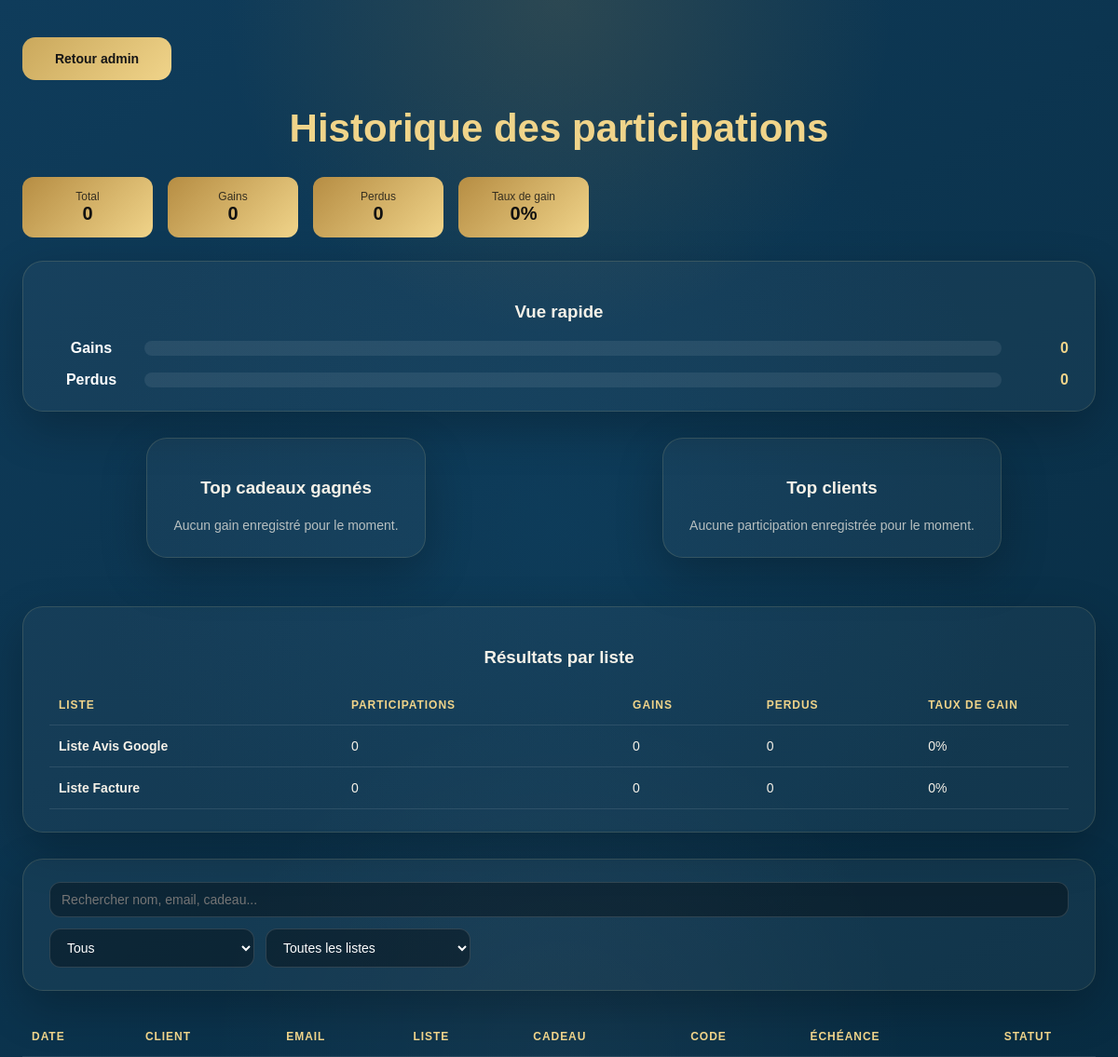
Page /admin/history on the committed database.
### tables this page shows
CREATE TABLE gift_lists (
        id INTEGER PRIMARY KEY AUTOINCREMENT,
        name TEXT NOT NULL UNIQUE,
        destination_id INTEGER,
        is_active INTEGER NOT NULL DEFAULT 1,
        created_at TEXT NOT NULL DEFAULT CURRENT_TIMESTAMP,
        FOREIGN KEY (destination_id) REFERENCES destinations(id) ON DELETE SET NULL
    );

### app.py (the view)
@app.route("/admin/history")
def admin_history():
    conn = get_db()
    c = conn.cursor()
    c.execute("""
        SELECT
            ph.first_name,
            ph.last_name,
            ph.email,
            ph.played_at,
            ph.reward_title,
            ph.reward_code,
            ph.result_type,
            ph.expires_at,
            gl.name AS gift_list_name
        FROM play_history ph
        LEFT JOIN gift_lists gl ON ph.gift_list_id = gl.id
        ORDER BY ph.played_at DESC
    """)
    data = c.fetchall()
    total_plays = len(data)
    total_wins = len([x for x in data if x["result_type"] == "win"])
    total_losses = total_plays - total_wins
    win_rate = round((total_wins / total_plays) * 100, 1) if total_plays else 0
    c.execute("""
        SELECT
            reward_title,
            COUNT(*) as total
        FROM play_history
        WHERE result_type = 'win'
        GROUP BY reward_title
        ORDER BY total DESC, reward_title ASC
        LIMIT 5
    """)
    top_gifts = c.fetchall()
    c.execute("""
        SELECT
            first_name,
            last_name,
            email,
            COUNT(*) as total
        FROM play_history
        GROUP BY first_name, last_name, email
        ORDER BY total DESC, last_name ASC, first_name ASC
        LIMIT 5
    """)
    top_clients = c.fetchall()
    c.execute("""
        SELECT
            gl.name AS gift_list_name,
            COUNT(ph.rowid) AS total_plays,
            SUM(CASE WHEN ph.result_type = 'win' THEN 1 ELSE 0 END) AS total_wins,
            SUM(CASE WHEN ph.result_type = 'lose' THEN 1 ELSE 0 END) AS total_losses
        FROM gift_lists gl
        LEFT JOIN play_history ph ON ph.gift_list_id = gl.id
        GROUP BY gl.id, gl.name
        ORDER BY gl.name ASC
    """)
    list_stats_raw = c.fetchall()
    list_stats = []
    for row in list_stats_raw:
        plays = row["total_plays"] or 0
        wins = row["total_wins"] or 0
        losses = row["total_losses"] or 0
        rate = round((wins / plays) * 100, 1) if plays else 0
        list_stats.append({
            "gift_list_name": row["gift_list_name"],
            "total_plays": plays,
            "total_wins": wins,
            "total_losses": losses,
            "win_rate": rate,
        })
    conn.close()
    return render_template(
        "admin_history.html",
        data=data,
        total_plays=total_plays,
        total_wins=total_wins,
        total_losses=total_losses,
        win_rate=win_rate,
        top_gifts=top_gifts,
        top_clients=top_clients,
        list_stats=list_stats,
        now=datetime.now().strftime("%Y-%m-%d %H:%M:%S")
    )

### app.py (called while the page is built)
def get_db():
    conn = sqlite3.connect(DB_NAME)
    conn.row_factory = sqlite3.Row
    return conn

### templates/admin_history.html (shortened to what this page needs)
<!DOCTYPE html>
<html lang="fr">
<head>
    <link rel="stylesheet" href="{{ url_for('static', filename='style.css') }}">
</head>
<body>
<div class="admin-container admin-list-detail-page">
    <div class="admin-topbar admin-detail-topbar">
        <a href="/admin" class="gold-button admin-top-button">Retour admin</a>
    </div>
    <h1>Historique des participations</h1>
    <div class="history-stats">
        <div class="stat-card">
            <span>Total</span>
            <strong>{{ total_plays }}</strong>
        </div>
        <div class="stat-card">
            <span>Gains</span>
            <strong>{{ total_wins }}</strong>
        </div>
        <div class="stat-card">
            <span>Perdus</span>
            <strong>{{ total_losses }}</strong>
        </div>
        <div class="stat-card">
            <span>Taux de gain</span>
            <strong>{{ win_rate }}%</strong>
        </div>
    </div>
    <div class="admin-section-card">
        <h3>Vue rapide</h3>
        <div class="history-chart-wrap">
            <div class="history-chart-row">
                <div class="history-chart-label">Gains</div>
                <div class="history-chart-bar-bg">
                </div>
                <div class="history-chart-value">{{ total_wins }}</div>
            </div>
            <div class="history-chart-row">
                <div class="history-chart-label">Perdus</div>
                <div class="history-chart-bar-bg">
                </div>
                <div class="history-chart-value">{{ total_losses }}</div>
            </div>
        </div>
    </div>
    <div class="history-top-grid">
        <div class="admin-section-card">
            <h3>Top cadeaux gagnés</h3>
            {% if top_gifts %}
                <div class="history-top-list">
                    {% for gift in top_gifts %}
                    <div class="history-top-item">
                        <span>{{ gift.reward_title }}</span>
                        <strong>{{ gift.total }}</strong>
                    </div>
                    {% endfor %}
                </div>
            {% else %}
                <p class="result-note">Aucun gain enregistré pour le moment.</p>
            {% endif %}
        </div>
        <div class="admin-section-card">
            <h3>Top clients</h3>
            {% if top_clients %}
                <div class="history-top-list">
                    {% for client in top_clients %}
                    <div class="history-top-item">
                        <span>{{ client.first_name }} {{ client.last_name }}</span>
                        <strong>{{ client.total }}</strong>
                    </div>
                    {% endfor %}
                </div>
            {% else %}
                <p class="result-note">Aucune participation enregistrée pour le moment.</p>
            {% endif %}
        </div>
    </div>
    <div class="admin-section-card">
        <h3>Résultats par liste</h3>
        <div class="admin-table-wrap">
            <table>
                <tr>
                    <th>Liste</th>
                    <th>Participations</th>
                    <th>Gains</th>
                    <th>Perdus</th>
                    <th>Taux de gain</th>
                </tr>
                {% for row in list_stats %}
                <tr>
                    <td><strong>{{ row.gift_list_name }}</strong></td>
                    <td>{{ row.total_plays }}</td>
                    <td>{{ row.total_wins }}</td>
                    <td>{{ row.total_losses }}</td>
                    <td>{{ row.win_rate }}%</td>
                </tr>
                {% endfor %}
            </table>
        </div>
    </div>
    <div class="admin-section-card">
        <div class="history-filters">
            <input type="text" id="historySearch" placeholder="Rechercher nom, email, cadeau..." class="history-search">
            <select id="historyStatus" class="admin-select">
                <option value="all">Tous</option>
            </select>
            <select id="historyListFilter" class="admin-select">
                <option value="all">Toutes les listes</option>
            </select>
        </div>
    </div>
    <div class="admin-table-wrap">
        <table>
            <tr>
                <th>Date</th>
                <th>Client</th>
                <th>Email</th>
                <th>Liste</th>
                <th>Cadeau</th>
                <th>Code</th>
                <th>Échéance</th>
                <th>Statut</th>
            </tr>
        </table>
    </div>
</div>
</body>
</html>

### static/style.css (style rules this page uses)
:root { --bg-1: #050505; --bg-2: #111111; --gold-1: #caa85c; --gold-2: #f0d48a; --gold-3: #8e6a2a; --gold-4: #d9bb73; --text: #f5f1e8; --muted: rgba(245, 241, 232, 0.72); --panel: rgba(255, 255, 255, 0.06); --panel-border: rgba(240, 212, 138, 0.18); --shadow: rgba(0, 0, 0, 0.45); --footer-height: 46px; }
* { box-sizing: border-box; }
html, body { margin: 0; height: 100%; scrollbar-width: none; -ms-overflow-style: none; }
body { min-height: 100vh; color: var(--text); font-family: Arial, sans-serif; background: radial-gradient(circle at top, rgba(182, 141, 67, 0.18), transparent 28%), radial-gradient(circle at bottom, rgba(255, 255, 255, 0.04), transparent 30%), radial-gradient(circle at center, rgba(20, 82, 122, 0.25), transparent 60%), linear-gradient(145deg, #0f3c5b, #082c42); display: flex; flex-direction: column; overflow-y: auto; }
input[type="text"], input[type="email"], input[type="number"], input[type="file"] { width: 100%; padding: clamp(10px, 1.2vh, 11px) clamp(12px, 1vw, 14px); border-radius: 12px; border: 1px solid rgba(255,255,255,0.14); background: rgba(0,0,0,0.35); color: white; font-size: clamp(13px, 1.2vw, 14px); outline: none; }
.launch-button, .back-link, .gold-button { display: inline-flex; align-items: center; justify-content: center; padding: 12px 22px; min-height: 46px; border: none; border-radius: 14px; background: linear-gradient(135deg, var(--gold-1), var(--gold-2)); color: #151515; font-size: 14px; font-weight: bold; text-decoration: none; cursor: pointer; transition: transform 0.2s ease, filter 0.2s ease; }
.admin-container { max-width: 1100px; margin: 40px auto; text-align: center; width: min(1100px, 94vw); }
.admin-container h1 { font-size: 42px; color: var(--gold-2); }
.admin-topbar { width: 100%; display: flex; justify-content: space-between; align-items: center; margin-bottom: 20px; }
.admin-top-button { width: auto; min-width: 160px; padding: 12px 18px; text-align: center; }
table { width: 100%; border-collapse: collapse; overflow: hidden; }
th, td { padding: 14px 10px; border-bottom: 1px solid rgba(255,255,255,0.10); text-align: left; font-size: 14px; vertical-align: middle; }
th { color: var(--gold-2); text-transform: uppercase; letter-spacing: 0.08em; font-size: 12px; }
.admin-list-detail-page { max-width: 1500px; width: min(1500px, 96vw); }
.admin-detail-topbar { justify-content: space-between; align-items: center; margin-bottom: 28px; }
.admin-section-card { max-width: 1400px; margin: 0 auto 28px; padding: 24px 28px; border-radius: 22px; background: rgba(255,255,255,0.04); border: 1px solid rgba(240,212,138,0.14); box-shadow: 0 18px 50px rgba(0,0,0,0.24); }
.admin-list-detail-page h1, .admin-list-detail-page h3 { text-align: center; }
.admin-table-wrap { width: 100%; overflow-x: auto; }
.admin-table-wrap table { width: 100%; min-width: 1200px; }
.admin-select { width: 220px; min-width: 220px; padding: 11px 14px; border-radius: 12px; border: 1px solid rgba(255,255,255,0.14); background: rgba(0,0,0,0.35); color: white; font-size: 14px; outline: none; }
.result-note { max-width: 540px; margin: 18px auto 0; line-height: 1.45; font-size: 14px; color: var(--muted); }
.history-stats { display: flex; gap: 16px; margin-bottom: 25px; flex-wrap: wrap; }
.stat-card { background: linear-gradient(135deg, #b68d43, #f0d48a); color: #111; padding: 14px 18px; border-radius: 12px; min-width: 140px; text-align: center; }
.stat-card span { display: block; font-size: 12px; opacity: 0.8; }
.stat-card strong { font-size: 20px; }
.history-filters { display: flex; gap: 12px; margin-bottom: 0; flex-wrap: wrap; align-items: center; }
.history-search { width: 300px; padding: 10px 12px; border-radius: 10px; border: none; outline: none; }
.history-top-grid { display: grid; grid-template-columns: 1fr 1fr; gap: 20px; margin-bottom: 24px; }
.history-chart-wrap { display: flex; flex-direction: column; gap: 16px; }
.history-chart-row { display: grid; grid-template-columns: 90px 1fr 60px; gap: 12px; align-items: center; }
.history-chart-label { font-weight: 600; color: white; }
.history-chart-bar-bg { height: 16px; border-radius: 999px; background: rgba(255,255,255,0.08); overflow: hidden; }
.history-chart-value { text-align: right; font-weight: bold; color: var(--gold-2); }

### rows in the picture
gift_lists: gift_list_name "Liste Avis Google", total_plays "0", total_wins "0", total_losses "0", win_rate "0"
gift_lists: gift_list_name "Liste Facture", total_plays "0", total_wins "0", total_losses "0", win_rate "0"

### other values in the picture
{{ total_plays }} "0"
{{ total_wins }} "0"
{{ total_losses }} "0"
{{ win_rate }} "0"
